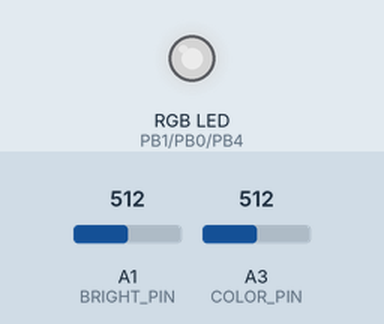
This sketch was run on a simulated ATtiny85, built with avr-gcc and run on an emulated ATtiny85. Shown: an RGB LED mixed from three pins (HIGH = lit). The test bench sets the inputs (shaded band); at power-on: A3 (COLOR_PIN) = 512, A1 (BRIGHT_PIN) = 512. Dim RGB values are drawn brighter than linear.

Above: at 1.2 s.
1.3 s: A3 (COLOR_PIN) set to 306
At 4.2 s:
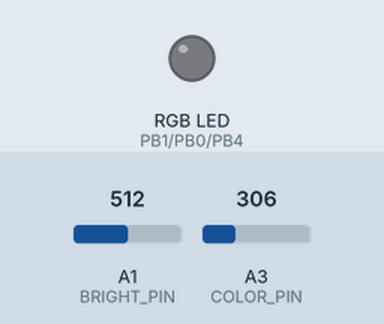
4.3 s: A3 (COLOR_PIN) set to 716
At 6.43 s:
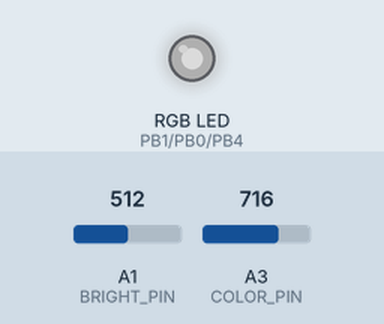
7.3 s: A1 (BRIGHT_PIN) set to 567
8.8 s: A1 (BRIGHT_PIN) set to 585
At 11.4 s:
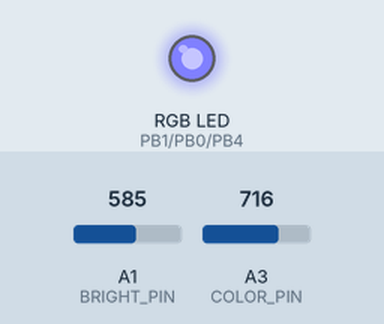
11.8 s: A3 (COLOR_PIN) set to 75
At 13.9 s:
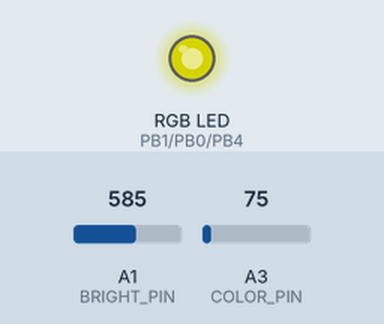
Timing chart, 0 to 15.4 s (numbered marks = the images above; inputs shaded):
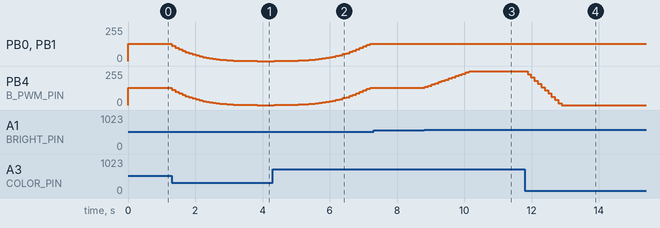

The sketch:

simple_rgb_controller.ino
```cpp
/*
    Прошивка к простому RGB контроллеру,
    управляемому 2мя аналоговыми потенциометрами.
    МК - ATtiny85(45)
    Clock - 4 MHz (Internal)
*/

//#define COLOR_HUE_LUM
//#define COLOR_XY
#define COLOR_STICK

#include <util/delay.h>

/* Указываем пины ШИМ и АЦП */
#define R_PWM_PIN   1
#define G_PWM_PIN   0
#define B_PWM_PIN   4
#define COLOR_PIN   A3
#define BRIGHT_PIN  A1

uint8_t r_pwm = 0, g_pwm = 0, b_pwm = 0;          // Компоненты RGB

void setup() {
  pinMode(R_PWM_PIN, OUTPUT);                     // Настраиваем пины с ШИМ на выход
  pinMode(G_PWM_PIN, OUTPUT);
  pinMode(B_PWM_PIN, OUTPUT);

  TCCR0B = (TCCR0B & 0b11111000) | 1;             // ШИМ 16 кгц для таймера 0
  TCCR1 = (TCCR1 & 0b11110000) | 1;               // ШИМ 16 кгц для таймера 1
}

void loop() {
  /* Получаем аналоговые значения с потенциометров */
  uint8_t a = analogRead(COLOR_PIN) >> 2;     // Для этого удаляем младшие 2 бита
  uint8_t b = analogRead(BRIGHT_PIN) >> 2;   // Получаем 8-ми битные значения
  uint8_t bright;

  /* Получаем RGB, корректируем и применяем яркость */
#if defined(COLOR_HUE_LUM)
  makeColor(a);                               // Преобразуем оттенок в RGB компоненты
  bright=b;
#elif defined(COLOR_XY)
  makeColorXY(a,b);
  bright=255;
#elif defined(COLOR_STICK)
  bright=makeColorSTK(a,b);
#endif
  bright = getCRT(bright);                        // Пропускаем яркость через CRT
  makeBright(bright);                             // Применяем яркость на компоненты RGB

  /* Выводим RGB на LED драйвер в виде ШИМ сигнала */
  analogWrite(R_PWM_PIN, r_pwm);                  // Генерируем ШИМ сигналы
  analogWrite(G_PWM_PIN, g_pwm);
  analogWrite(B_PWM_PIN, b_pwm);

  _delay_ms(20);                                  // Софт-delay, независимый от таймера 0
}

void makeColor(uint8_t color) {                   // 8-ми битное цветовое колесо
  uint8_t shift = 0;                              // Цветовой сдвиг
  if (color > 170) {                              // Синий - фиолетовый - красный
    shift = (color - 170) * 3;                    // Получаем цветовой сдвиг 0 - 255
    r_pwm = shift, g_pwm = 0, b_pwm = ~shift;     // Получаем компоненты RGB
  } else if (color > 85) {                        // Зеленый - голубой - синий
    shift = (color - 85) * 3;                     // Получаем цветовой сдвиг 0 - 255
    r_pwm = 0, g_pwm = ~shift, b_pwm = shift;     // Получаем компоненты RGB
  } else {                                        // Красный - оранжевый - зеленый
    shift = (color - 0) * 3;                      // Получаем цветовой сдвиг 0 - 255
    r_pwm = ~shift, g_pwm = shift, b_pwm = 0;     // Получаем компоненты RGB
  }
}
void makeColorXY(uint8_t x, uint8_t y) {
    uint16_t r,g,b,mx;
    r=x;
    g=255-x;
    b=y;
    mx=r; if(g>mx)mx=g;
    r=(r*255)/mx;
    g=(g*255)/mx;
    if(b>mx)mx=b;
    b=(b*255)/mx;
    r_pwm = r;
    g_pwm = g;
    b_pwm = b;
}

uint8_t sat255(uint8_t x, int8_t i)
{
  int16_t d;
  d=x;
  d+=i;
  if (d<0) d=0; else if(d>255)d=255;
  return d;
}

#define TOL 12 /* zero tolerance, 10% */
#define CTL_COUNTDOWN 4
#define CTL_SCALE 4
uint8_t makeColorSTK(uint8_t y, uint8_t x)
{
    static uint8_t r=128,g=128,b=128,v=255;
    static uint8_t cnt=0,ch=0;
    static int8_t ia, ib, pb=0;

    ia = (int16_t)y-(int16_t)128;
    ib = (int16_t)x-(int16_t)128;
    if(ia>-TOL && ia<TOL) ia=0; else ia=(ia<0)?ia+TOL:ia-TOL;
    if(ib>-TOL && ib<TOL) ib=0; else ib=(ib<0)?ib+TOL:ib-TOL;
    ib = -ib;
    ib /= CTL_SCALE;
    ia /= CTL_SCALE;

    if (ib < 0 && pb==0) ch--;
    if (ib > 0 && pb==0) ch++;
    pb = ib;
    ch &= 3;

    if (ia!=0 && !cnt) {
      cnt = CTL_COUNTDOWN;
      switch(ch) {
      case 0: v = sat255(v,ia); break;
      case 1: r = sat255(r,ia); break;
      case 2: g = sat255(g,ia); break;
      case 3: b = sat255(b,ia); break;
      }
    } else if (ia!=0) cnt--;
    r_pwm = r;
    g_pwm = g;
    b_pwm = b;
    return v;
}

void makeBright(uint8_t brig) {                   // Применяем яркость на компоненты RGB
  r_pwm = ((uint16_t)r_pwm  * (brig + 1)) >> 8;   // Применяем яркость
  g_pwm = ((uint16_t)g_pwm  * (brig + 1)) >> 8;   // Применяем яркость
  b_pwm = ((uint16_t)b_pwm  * (brig + 1)) >> 8;   // Применяем яркость
}

uint8_t getCRT(uint8_t val) {                     // Кубическая CRT гамма
  if (!val) return 0;                             // Принудительный 0
  return ((long)val * val * val + 130305) >> 16;  // Рассчитываем, используя полином
}
```

Measured:
- the behaviour switches between 575 and 576 on A1 (BRIGHT_PIN) (found by bisection; images 2 and 3)
- after the input at 1.3 s, PB0 (G_PWM_PIN), PB1 (R_PWM_PIN), PB4 (B_PWM_PIN): moves from 128/255 to 0/255 over 2.5 s, starting at once
- after the input at 4.3 s, PB0 (G_PWM_PIN), PB1 (R_PWM_PIN), PB4 (B_PWM_PIN): moves from 0/255 to 128/255 over 2.8 s, starting after 0.05 s
- after the input at 7.3 s, every drawn part: stays the same
- after the input at 8.8 s, PB4 (B_PWM_PIN): moves from 128/255 to 255/255 over 1.4 s, starting at once
- after the input at 11.8 s, PB4 (B_PWM_PIN): moves from 255/255 to 0/255 over 1.0 s, starting after 0.08 s
